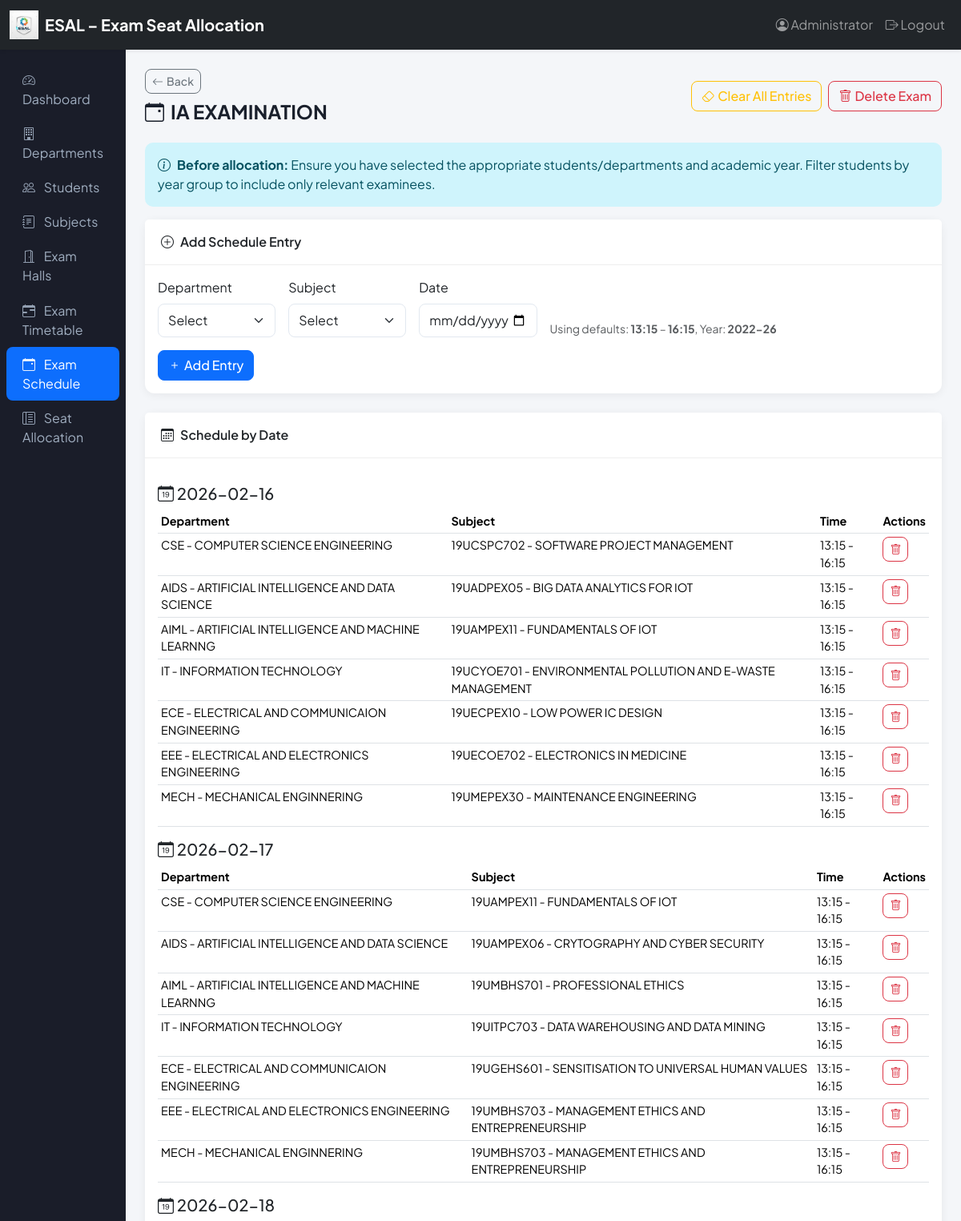
Page /exam-schedule/exam/1 (signed in, upper part) on the committed database.
### models.py (models this page shows, shortened)
class User(UserMixin, db.Model):
    __tablename__ = 'users'
    id = db.Column(db.Integer, primary_key=True)
    user_id = db.Column(db.String(80), unique=True, nullable=False)
    password_hash = db.Column(db.String(256), nullable=False)
    name = db.Column(db.String(100))
    created_at = db.Column(db.DateTime, default=datetime.utcnow)

class Exam(db.Model):
    __tablename__ = 'exams'
    id = db.Column(db.Integer, primary_key=True)
    name = db.Column(db.String(200), nullable=False)
    academic_year = db.Column(db.String(20))  # Optional default for schedule entries
    default_start_time = db.Column(db.Time)  # Optional default for schedule entries
    default_end_time = db.Column(db.Time)  # Optional default for schedule entries
    created_at = db.Column(db.DateTime, default=datetime.utcnow)
    schedules = db.relationship('ExamSchedule', backref='exam', lazy=True, cascade='all, delete-orphan')

class ExamSchedule(db.Model):
    __tablename__ = 'exam_schedules'
    id = db.Column(db.Integer, primary_key=True)
    exam_id = db.Column(db.Integer, db.ForeignKey('exams.id'), nullable=False)
    department_id = db.Column(db.Integer, db.ForeignKey('departments.id'), nullable=False)
    subject_id = db.Column(db.Integer, db.ForeignKey('subjects.id'), nullable=False)
    exam_date = db.Column(db.Date, nullable=False)
    start_time = db.Column(db.Time, nullable=False)
    end_time = db.Column(db.Time, nullable=False)
    academic_year = db.Column(db.String(20), default='2024-25')
    created_at = db.Column(db.DateTime, default=datetime.utcnow)

class Department(db.Model):
    __tablename__ = 'departments'
    id = db.Column(db.Integer, primary_key=True)
    name = db.Column(db.String(150), nullable=False)
    code = db.Column(db.String(20), unique=True, nullable=False)
    total_students = db.Column(db.Integer, default=0)
    created_at = db.Column(db.DateTime, default=datetime.utcnow)
    students = db.relationship('Student', backref='department', lazy=True)
    exam_schedules = db.relationship('ExamSchedule', backref='department', lazy=True)

class Subject(db.Model):
    __tablename__ = 'subjects'
    id = db.Column(db.Integer, primary_key=True)
    name = db.Column(db.String(150), nullable=False)
    code = db.Column(db.String(30), nullable=False)
    created_at = db.Column(db.DateTime, default=datetime.utcnow)
    exam_schedules = db.relationship('ExamSchedule', backref='subject', lazy=True)
    __table_args__ = (db.UniqueConstraint('code', name='unique_subject_code'),)

### routes/exam_schedule.py (the view)
@exam_schedule_bp.route('/exam/<int:exam_id>')
@login_required
def detail(exam_id):
    exam = Exam.query.get_or_404(exam_id)
    schedules = ExamSchedule.query.filter_by(exam_id=exam_id).order_by(
        ExamSchedule.exam_date, ExamSchedule.start_time).all()
    departments = Department.query.order_by(Department.code).all()
    subjects = Subject.query.order_by(Subject.code).all()
    dates_seen = {}
    for s in schedules:
        d = str(s.exam_date)
        if d not in dates_seen:
            dates_seen[d] = []
        dates_seen[d].append(s)
    by_date = [(d, dates_seen[d]) for d in sorted(dates_seen.keys())]
    return render_template('exam_schedule/detail.html', exam=exam,
        schedules=schedules, by_date=by_date, departments=departments, subjects=subjects)

### templates/exam_schedule/detail.html (shortened to what this page needs)
{% extends "base.html" %}
{% block content %}
<div class="d-flex justify-content-between align-items-center flex-wrap gap-2 mb-4">
    <div>
        <a href="{{ url_for('exam_schedule.index') }}" class="btn btn-outline-secondary btn-sm mb-2"><i class="bi bi-arrow-left me-1"></i>Back</a>
        <h1 class="page-title mb-0"><i class="bi bi-calendar-event me-2"></i>{{ exam.name }}</h1>
    </div>
    <div class="d-flex gap-2">
        {% if schedules %}
        <form action="{{ url_for('exam_schedule.clear_entries', exam_id=exam.id) }}" method="post" class="d-inline" onsubmit="return confirm('Clear ALL schedule entries and allocations for this exam? The exam will remain but you can add new entries or re-import.');">
            <button type="submit" class="btn btn-outline-warning"><i class="bi bi-eraser me-1"></i>Clear All Entries</button>
        </form>
        {% endif %}
        <form action="{{ url_for('exam_schedule.delete_all') }}" method="post" class="d-inline" onsubmit="return confirm('Delete this exam and ALL its schedules? This cannot be undone.');">
            <button type="submit" class="btn btn-outline-danger"><i class="bi bi-trash me-1"></i>Delete Exam</button>
        </form>
    </div>
</div>
<div class="alert alert-info">
    <i class="bi bi-info-circle me-2"></i><strong>Before allocation:</strong> Ensure you have selected the appropriate students/departments and academic year. Filter students by year group to include only relevant examinees.
</div>
<div class="card mb-4">
    <div class="card-header"><i class="bi bi-plus-circle me-2"></i>Add Schedule Entry</div>
    <div class="card-body">
        <form method="post" action="{{ url_for('exam_schedule.add_entry', exam_id=exam.id) }}" class="row g-3">
            <div class="col-md-2">
                <label class="form-label">Department</label>
                <select name="department_id" class="form-select" required>
                    <option value="">Select</option>
                </select>
            </div>
            <div class="col-md-2">
                <label class="form-label">Subject</label>
                <select name="subject_id" class="form-select" required>
                    <option value="">Select</option>
                </select>
            </div>
            <div class="col-md-2">
                <label class="form-label">Date</label>
                <input type="date" name="exam_date" class="form-control" required>
            </div>
            {% if not schedules %}
            <div class="col-md-2">
                <label class="form-label">Start</label>
                <input type="time" name="start_time" class="form-control" required>
            </div>
            <div class="col-md-2">
                <label class="form-label">End</label>
                <input type="time" name="end_time" class="form-control" required>
            </div>
            <div class="col-md-2">
                <label class="form-label">Academic Year</label>
                <input type="text" name="academic_year" class="form-control" value="{{ exam.academic_year or '2024-25' }}" required>
            </div>
            {% else %}
            <div class="col-md-6 d-flex align-items-end">
                <div class="small text-muted">
                    Using defaults: <strong>{{ exam.default_start_time.strftime('%H:%M') if exam.default_start_time else '--:--' }}</strong> –
                    <strong>{{ exam.default_end_time.strftime('%H:%M') if exam.default_end_time else '--:--' }}</strong>,
                    Year: <strong>{{ exam.academic_year or '2024-25' }}</strong>
                </div>
            </div>
            {% endif %}
            <div class="col-12">
                <button type="submit" class="btn btn-primary"><i class="bi bi-plus me-1"></i>Add Entry</button>
            </div>
        </form>
    </div>
</div>
<div class="card">
    <div class="card-header"><i class="bi bi-calendar3 me-2"></i>Schedule by Date</div>
    <div class="card-body">
        {% if schedules %}
        {% for date_str, date_schedules in by_date %}
        <h5 class="mt-3 mb-2"><i class="bi bi-calendar-date me-1"></i>{{ date_str }}</h5>
        <table class="table table-sm table-hover">
            <thead><tr><th>Department</th><th>Subject</th><th>Time</th><th>Actions</th></tr></thead>
            <tbody>
                {% for s in date_schedules %}
                <tr>
                    <td>{{ s.department.code if s.department else '' }} - {{ s.department.name if s.department else '' }}</td>
                    <td>{{ s.subject.code if s.subject else '' }} - {{ s.subject.name if s.subject else '' }}</td>
                    <td>{{ s.start_time.strftime('%H:%M') if s.start_time else '' }} - {{ s.end_time.strftime('%H:%M') if s.end_time else '' }}</td>
                    <td>
                        <form action="{{ url_for('exam_schedule.delete_entry', id=s.id) }}" method="post" class="d-inline" onsubmit="return confirm('Delete this entry?');">
                            <button type="submit" class="btn btn-sm btn-outline-danger"><i class="bi bi-trash"></i></button>
                        </form>
                    </td>
                </tr>
                {% endfor %}
            </tbody>
        </table>
        {% endfor %}
        {% else %}
        <p class="text-muted mb-0">No schedule entries. Add entries using the form above.</p>
        {% endif %}
    </div>
</div>
{% endblock %}

### templates/base.html (shortened to what this page needs)
<!DOCTYPE html>
<html lang="en">
<head>
    <link href="https://cdn.jsdelivr.net/npm/bootstrap@5.3.2/dist/css/bootstrap.min.css" rel="stylesheet">
    <link href="https://cdn.jsdelivr.net/npm/bootstrap-icons@1.11.1/font/bootstrap-icons.css" rel="stylesheet">
</head>
<body>
    {% if request.endpoint != 'auth.login' %}
    <nav class="navbar navbar-expand-lg navbar-dark bg-dark shadow-sm">
        <div class="container-fluid">
            <a class="navbar-brand d-flex align-items-center gap-2" href="{{ url_for('dashboard.index') }}">
                <img src="{{ url_for('static', filename='img/esal_logo.png') }}" alt="ESAL" style="height: 36px; width: auto;">
                <span class="d-none d-sm-inline">ESAL – Exam Seat Allocation</span>
            </a>
            <div class="collapse navbar-collapse" id="navbarNav">
                <ul class="navbar-nav ms-auto">
                    {% if current_user.is_authenticated %}
                    <li class="nav-item">
                        <span class="nav-link"><i class="bi bi-person-circle"></i> {{ current_user.name or current_user.user_id }}</span>
                    </li>
                    <li class="nav-item">
                        <a class="nav-link" href="{{ url_for('auth.logout') }}"><i class="bi bi-box-arrow-right"></i> Logout</a>
                    </li>
                    {% endif %}
                </ul>
            </div>
        </div>
    </nav>
    {% endif %}
    <div class="d-flex">
        {% if current_user.is_authenticated %}
        <div class="sidebar d-none d-md-flex flex-column" style="width: 240px;">
            <nav class="nav flex-column">
                <a class="nav-link {{ 'active' if request.endpoint == 'dashboard.index' else '' }}" href="{{ url_for('dashboard.index') }}">
                    <i class="bi bi-speedometer2"></i> Dashboard
                </a>
                <a class="nav-link {{ 'active' if 'departments' in request.endpoint else '' }}" href="{{ url_for('departments.index') }}">
                    <i class="bi bi-building"></i> Departments
                </a>
                <a class="nav-link {{ 'active' if 'students' in request.endpoint else '' }}" href="{{ url_for('students.index') }}">
                    <i class="bi bi-people"></i> Students
                </a>
                <a class="nav-link {{ 'active' if 'subjects' in request.endpoint else '' }}" href="{{ url_for('subjects.index') }}">
                    <i class="bi bi-journal-text"></i> Subjects
                </a>
                <a class="nav-link {{ 'active' if 'exam_halls' in request.endpoint else '' }}" href="{{ url_for('exam_halls.index') }}">
                    <i class="bi bi-door-open"></i> Exam Halls
                </a>
                <a class="nav-link {{ 'active' if 'timetable_generator' in request.endpoint else '' }}" href="{{ url_for('timetable_generator.index') }}">
                    <i class="bi bi-calendar-range"></i> Exam Timetable
                </a>
                <a class="nav-link {{ 'active' if 'exam_schedule' in request.endpoint else '' }}" href="{{ url_for('exam_schedule.index') }}">
                    <i class="bi bi-calendar-event"></i> Exam Schedule
                </a>
                <a class="nav-link {{ 'active' if 'allocation' in request.endpoint else '' }}" href="{{ url_for('allocation.index') }}">
                    <i class="bi bi-layout-text-sidebar-reverse"></i> Seat Allocation
                </a>
            </nav>
        </div>
        {% endif %}
        <div class="flex-grow-1 main-content">
            {% block content %}{% endblock %}
        </div>
    </div>
</body>
</html>

### templates/base.html (style rules this page uses)
:root { --primary: #0d6efd; --primary-dark: #0a58ca; --sidebar-bg: #1a1d29; --sidebar-text: #a0aec0; --content-bg: #f4f6f9; }
* { font-family: 'Plus Jakarta Sans', sans-serif; }
body { background: var(--content-bg); min-height: 100vh; }
.navbar-brand { font-weight: 700; font-size: 1.25rem; }
.card { border: none; border-radius: 12px; box-shadow: 0 2px 12px rgba(0,0,0,.06); }
.card-header { background: #fff; border-bottom: 1px solid #eee; font-weight: 600; border-radius: 12px 12px 0 0; padding: 1rem 1.25rem; }
.btn { border-radius: 8px; font-weight: 500; }
.table { font-size: 0.9rem; }
.sidebar { background: var(--sidebar-bg); min-height: calc(100vh - 56px); padding: 1rem 0; }
.sidebar .nav-link { color: var(--sidebar-text); padding: 0.6rem 1.25rem; border-radius: 8px; margin: 0 0.5rem; }
.sidebar .nav-link.active { background: var(--primary); color: #fff; }
.sidebar .nav-link i { margin-right: 0.5rem; opacity: .9; }
.main-content { padding: 1.5rem; }
.page-title { font-size: 1.5rem; font-weight: 700; margin-bottom: 1rem; color: #1a202c; }
.alert { border-radius: 10px; border: none; }
.form-control, .form-select { border-radius: 8px; border: 1px solid #e2e8f0; padding: 0.5rem 0.75rem; }

### rows in the picture
User: name "Administrator"
Exam: name "IA EXAMINATION", default_start_time "13:15", default_end_time "16:15", academic_year "2022-26"
ExamSchedule: department "CSE", department "COMPUTER SCIENCE ENGINEERING", subject "19UCSPC702", subject "SOFTWARE PROJECT MANAGEMENT", start_time "13:15", end_time "16:15"
ExamSchedule: department "AIDS", department "ARTIFICIAL INTELLIGENCE AND DATA SCIENCE", subject "19UADPEX05", subject "BIG DATA ANALYTICS FOR IOT", start_time "13:15", end_time "16:15"
ExamSchedule: department "AIML", department "ARTIFICIAL INTELLIGENCE AND MACHINE LEARNNG", subject "19UAMPEX11", subject "FUNDAMENTALS OF IOT", start_time "13:15", end_time "16:15"
ExamSchedule: department "IT", department "INFORMATION TECHNOLOGY", subject "19UCYOE701", subject "ENVIRONMENTAL POLLUTION AND E-WASTE MANAGEMENT", start_time "13:15", end_time "16:15"
ExamSchedule: department "ECE", department "ELECTRICAL AND COMMUNICAION ENGINEERING", subject "19UECPEX10", subject "LOW POWER IC DESIGN", start_time "13:15", end_time "16:15"
ExamSchedule: department "EEE", department "ELECTRICAL AND ELECTRONICS ENGINEERING", subject "19UECOE702", subject "ELECTRONICS IN MEDICINE", start_time "13:15", end_time "16:15"
ExamSchedule: department "MECH", department "MECHANICAL ENGINNERING", subject "19UMEPEX30", subject "MAINTENANCE ENGINEERING", start_time "13:15", end_time "16:15"
ExamSchedule: department "CSE", department "COMPUTER SCIENCE ENGINEERING", subject "19UAMPEX11", subject "FUNDAMENTALS OF IOT", start_time "13:15", end_time "16:15"
ExamSchedule: department "AIDS", department "ARTIFICIAL INTELLIGENCE AND DATA SCIENCE", subject "19UAMPEX06", subject "CRYTOGRAPHY AND CYBER SECURITY", start_time "13:15", end_time "16:15"
ExamSchedule: department "AIML", department "ARTIFICIAL INTELLIGENCE AND MACHINE LEARNNG", subject "19UMBHS701", subject "PROFESSIONAL ETHICS", start_time "13:15", end_time "16:15"
ExamSchedule: department "IT", department "INFORMATION TECHNOLOGY", subject "19UITPC703", subject "DATA WAREHOUSING AND DATA MINING", start_time "13:15", end_time "16:15"
ExamSchedule: department "ECE", department "ELECTRICAL AND COMMUNICAION ENGINEERING", subject "19UGEHS601", subject "SENSITISATION TO UNIVERSAL HUMAN VALUES", start_time "13:15", end_time "16:15"
ExamSchedule: department "EEE", department "ELECTRICAL AND ELECTRONICS ENGINEERING", subject "19UMBHS703", subject "MANAGEMENT ETHICS AND ENTREPRENEURSHIP", start_time "13:15", end_time "16:15"
ExamSchedule: department "MECH", department "MECHANICAL ENGINNERING", subject "19UMBHS703", subject "MANAGEMENT ETHICS AND ENTREPRENEURSHIP", start_time "13:15", end_time "16:15"

### other values in the picture
{{ date_str }} "2026-02-16" "2026-02-17" "2026-02-18"
